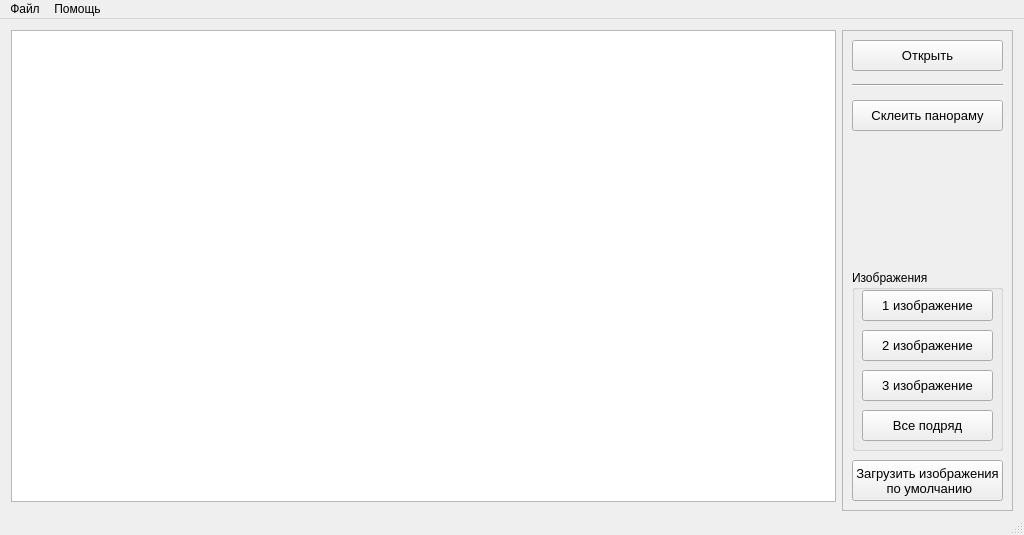
<?xml version="1.0" encoding="UTF-8"?>
<ui version="4.0">
 <class>MainWindow</class>
 <widget class="QMainWindow" name="MainWindow">
  <property name="geometry">
   <rect>
    <x>0</x>
    <y>0</y>
    <width>1024</width>
    <height>535</height>
   </rect>
  </property>
  <property name="minimumSize">
   <size>
    <width>1024</width>
    <height>535</height>
   </size>
  </property>
  <property name="font">
   <font>
    <family>Arial</family>
   </font>
  </property>
  <property name="windowTitle">
   <string>Склеивание панорам</string>
  </property>
  <property name="windowIcon">
   <iconset>
    <normaloff>resource/icon/vision.png</normaloff>resource/icon/vision.png</iconset>
  </property>
  <widget class="QWidget" name="centralWidget">
   <layout class="QHBoxLayout" name="horizontalLayout">
    <item>
     <widget class="QGraphicsView" name="graphicsView"/>
    </item>
    <item>
     <widget class="QFrame" name="frame">
      <property name="minimumSize">
       <size>
        <width>171</width>
        <height>481</height>
       </size>
      </property>
      <property name="frameShape">
       <enum>QFrame::StyledPanel</enum>
      </property>
      <property name="frameShadow">
       <enum>QFrame::Raised</enum>
      </property>
      <widget class="QPushButton" name="openButton">
       <property name="geometry">
        <rect>
         <x>10</x>
         <y>10</y>
         <width>151</width>
         <height>31</height>
        </rect>
       </property>
       <property name="font">
        <font>
         <family>Arial</family>
         <pointsize>10</pointsize>
        </font>
       </property>
       <property name="text">
        <string>Открыть</string>
       </property>
      </widget>
      <widget class="Line" name="line">
       <property name="geometry">
        <rect>
         <x>10</x>
         <y>40</y>
         <width>151</width>
         <height>31</height>
        </rect>
       </property>
       <property name="orientation">
        <enum>Qt::Horizontal</enum>
       </property>
      </widget>
      <widget class="QPushButton" name="gluePanoramButton">
       <property name="geometry">
        <rect>
         <x>10</x>
         <y>70</y>
         <width>151</width>
         <height>31</height>
        </rect>
       </property>
       <property name="font">
        <font>
         <family>Arial</family>
         <pointsize>10</pointsize>
        </font>
       </property>
       <property name="text">
        <string>Склеить панораму</string>
       </property>
      </widget>
      <widget class="QGroupBox" name="imagesGroupBox">
       <property name="geometry">
        <rect>
         <x>10</x>
         <y>240</y>
         <width>151</width>
         <height>181</height>
        </rect>
       </property>
       <property name="title">
        <string>Изображения</string>
       </property>
       <widget class="QPushButton" name="imageFirstButton">
        <property name="geometry">
         <rect>
          <x>10</x>
          <y>20</y>
          <width>131</width>
          <height>31</height>
         </rect>
        </property>
        <property name="font">
         <font>
          <family>Arial</family>
          <pointsize>10</pointsize>
         </font>
        </property>
        <property name="text">
         <string>1 изображение</string>
        </property>
       </widget>
       <widget class="QPushButton" name="imageSecondButton">
        <property name="geometry">
         <rect>
          <x>10</x>
          <y>60</y>
          <width>131</width>
          <height>31</height>
         </rect>
        </property>
        <property name="font">
         <font>
          <family>Arial</family>
          <pointsize>10</pointsize>
         </font>
        </property>
        <property name="text">
         <string>2 изображение</string>
        </property>
       </widget>
       <widget class="QPushButton" name="imageThirdButton">
        <property name="geometry">
         <rect>
          <x>10</x>
          <y>100</y>
          <width>131</width>
          <height>31</height>
         </rect>
        </property>
        <property name="font">
         <font>
          <family>Arial</family>
          <pointsize>10</pointsize>
         </font>
        </property>
        <property name="text">
         <string>3 изображение</string>
        </property>
       </widget>
       <widget class="QPushButton" name="imageAllButton">
        <property name="geometry">
         <rect>
          <x>10</x>
          <y>140</y>
          <width>131</width>
          <height>31</height>
         </rect>
        </property>
        <property name="font">
         <font>
          <family>Arial</family>
          <pointsize>10</pointsize>
         </font>
        </property>
        <property name="text">
         <string>Все подряд</string>
        </property>
       </widget>
      </widget>
      <widget class="QPushButton" name="imagesDefaultButton">
       <property name="geometry">
        <rect>
         <x>10</x>
         <y>430</y>
         <width>151</width>
         <height>41</height>
        </rect>
       </property>
       <property name="font">
        <font>
         <family>Arial</family>
         <pointsize>10</pointsize>
        </font>
       </property>
       <property name="text">
        <string>Загрузить изображения
 по умолчанию</string>
       </property>
      </widget>
     </widget>
    </item>
   </layout>
  </widget>
  <widget class="QMenuBar" name="menuBar">
   <property name="geometry">
    <rect>
     <x>0</x>
     <y>0</y>
     <width>1024</width>
     <height>21</height>
    </rect>
   </property>
   <widget class="QMenu" name="menu">
    <property name="title">
     <string>Файл</string>
    </property>
    <addaction name="action_open"/>
    <addaction name="action_save"/>
    <addaction name="action_default"/>
    <addaction name="separator"/>
    <addaction name="action_exit"/>
   </widget>
   <widget class="QMenu" name="menu_2">
    <property name="title">
     <string>Помощь</string>
    </property>
    <addaction name="action_about"/>
   </widget>
   <addaction name="menu"/>
   <addaction name="menu_2"/>
  </widget>
  <widget class="QStatusBar" name="statusBar">
   <property name="font">
    <font>
     <pointsize>9</pointsize>
    </font>
   </property>
   <property name="autoFillBackground">
    <bool>false</bool>
   </property>
  </widget>
  <action name="action_open">
   <property name="text">
    <string>Открыть</string>
   </property>
   <property name="toolTip">
    <string>Открыть Изображение</string>
   </property>
   <property name="font">
    <font>
     <family>Arial</family>
    </font>
   </property>
   <property name="shortcut">
    <string>Ctrl+O</string>
   </property>
  </action>
  <action name="action_save">
   <property name="text">
    <string>Сохранить</string>
   </property>
   <property name="toolTip">
    <string>Сохранить Изображение</string>
   </property>
   <property name="font">
    <font>
     <family>Arial</family>
    </font>
   </property>
   <property name="shortcut">
    <string>Ctrl+S</string>
   </property>
  </action>
  <action name="action_default">
   <property name="text">
    <string>По умолчанию</string>
   </property>
   <property name="toolTip">
    <string>Использовать изображенния по умолчанию</string>
   </property>
   <property name="font">
    <font>
     <family>Arial</family>
    </font>
   </property>
   <property name="shortcut">
    <string>Ctrl+D</string>
   </property>
  </action>
  <action name="action_exit">
   <property name="text">
    <string>Закрыть</string>
   </property>
   <property name="toolTip">
    <string>Закрыть приложение</string>
   </property>
   <property name="font">
    <font>
     <family>Arial</family>
    </font>
   </property>
  </action>
  <action name="action_about">
   <property name="text">
    <string>О программе</string>
   </property>
  </action>
 </widget>
 <layoutdefault spacing="6" margin="11"/>
 <tabstops>
  <tabstop>openButton</tabstop>
  <tabstop>gluePanoramButton</tabstop>
  <tabstop>imageFirstButton</tabstop>
  <tabstop>imageSecondButton</tabstop>
  <tabstop>imageThirdButton</tabstop>
  <tabstop>imagesDefaultButton</tabstop>
  <tabstop>graphicsView</tabstop>
 </tabstops>
 <resources/>
 <connections/>
</ui>
